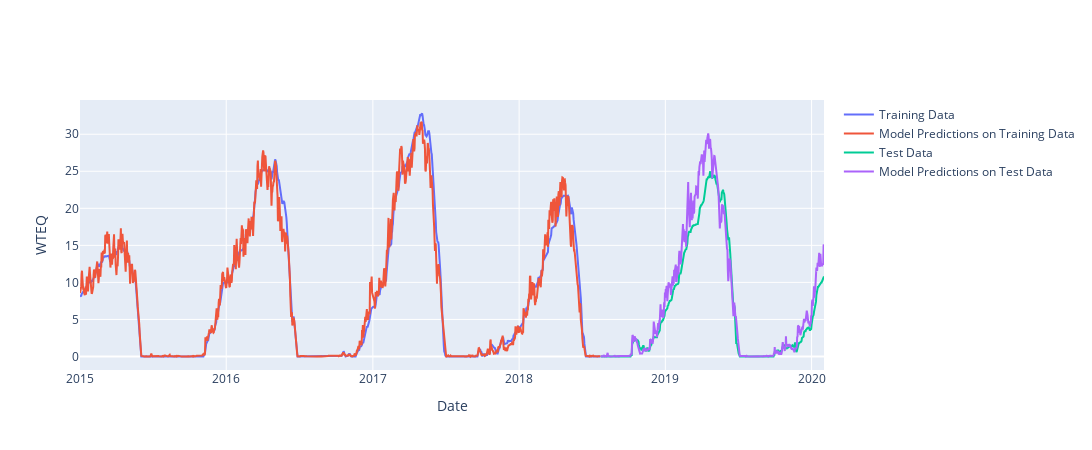

The notebook cell this image was saved under:
### Code cell
apple.train_test_fig

### Figure 1 — Plotly figure (JSON) as saved in the notebook; plotly's stock layout.template omitted (floating-point values rounded to 4 significant figures; data arrays with more than 128 entries replaced by an {"elided": "..."} marker saying what was removed)
{"data": [{"mode": "lines", "name": "Training Data", "type": "scatter", "x": {"elided": "1299 str values"}, "y": {"elided": "1299 float values"}}, {"mode": "lines", "name": "Model Predictions on Training Data", "type": "scatter", "x": {"elided": "1299 str values"}, "y": {"elided": "1299 float values"}}, {"mode": "lines", "name": "Test Data", "type": "scatter", "x": {"elided": "558 str values"}, "y": {"elided": "558 float values"}}, {"mode": "lines", "name": "Model Predictions on Test Data", "type": "scatter", "x": {"elided": "558 str values"}, "y": {"elided": "558 float values"}}], "layout": {"height": 450, "showlegend": true, "width": 1200, "xaxis": {"title": {"text": "Date"}}, "yaxis": {"title": {"text": "WTEQ"}}}}
